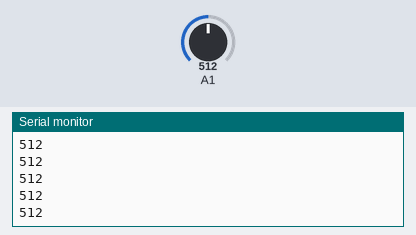
Recording of a sketch running on a simulated Arduino Uno, built with avr-gcc and run on an emulated ATmega328P. Shown: the last lines printed to the serial monitor. Inputs (shaded band) come from the test bench; at power-on: A1 = 512.

Above: at 1.2 s.
1.3 s: A1 set to 716
At 1.56 s:
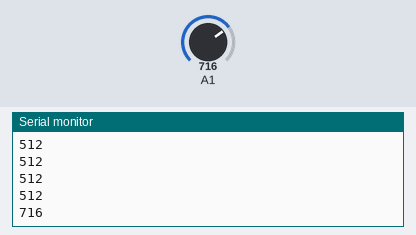
2.8 s: A1 set to 900
At 2.96 s:
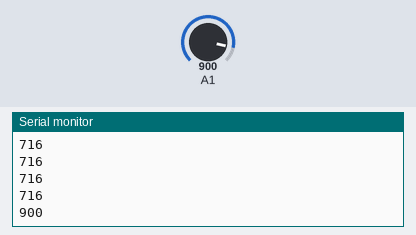
Timing chart, 0 to 5.8 s (numbered marks = the images above; inputs shaded):
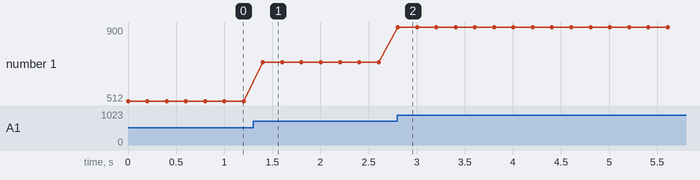

The sketch:

Photoresistor.ino
```cpp
/*
 * Author: Elecrow Engle
 * Date:7/21/2017
 * IDE V1.8.2
 * Email:engle@elecrow.com
 * Function:
 */

int a;
void setup(){
  Serial.begin(9600);


}

void loop()
{
   a = analogRead(A1);
  Serial.println(a);
  delay(200);
}
```

Measured:
- after the input at 1.3 s, the serial monitor: prints a new line after 0.10 s (image 1)
- after the input at 2.8 s, the serial monitor: prints a new line at once (image 2)
- plotted number 1: 512 → 716 after the input at 1.3 s, 716 → 900 after the input at 2.8 s
